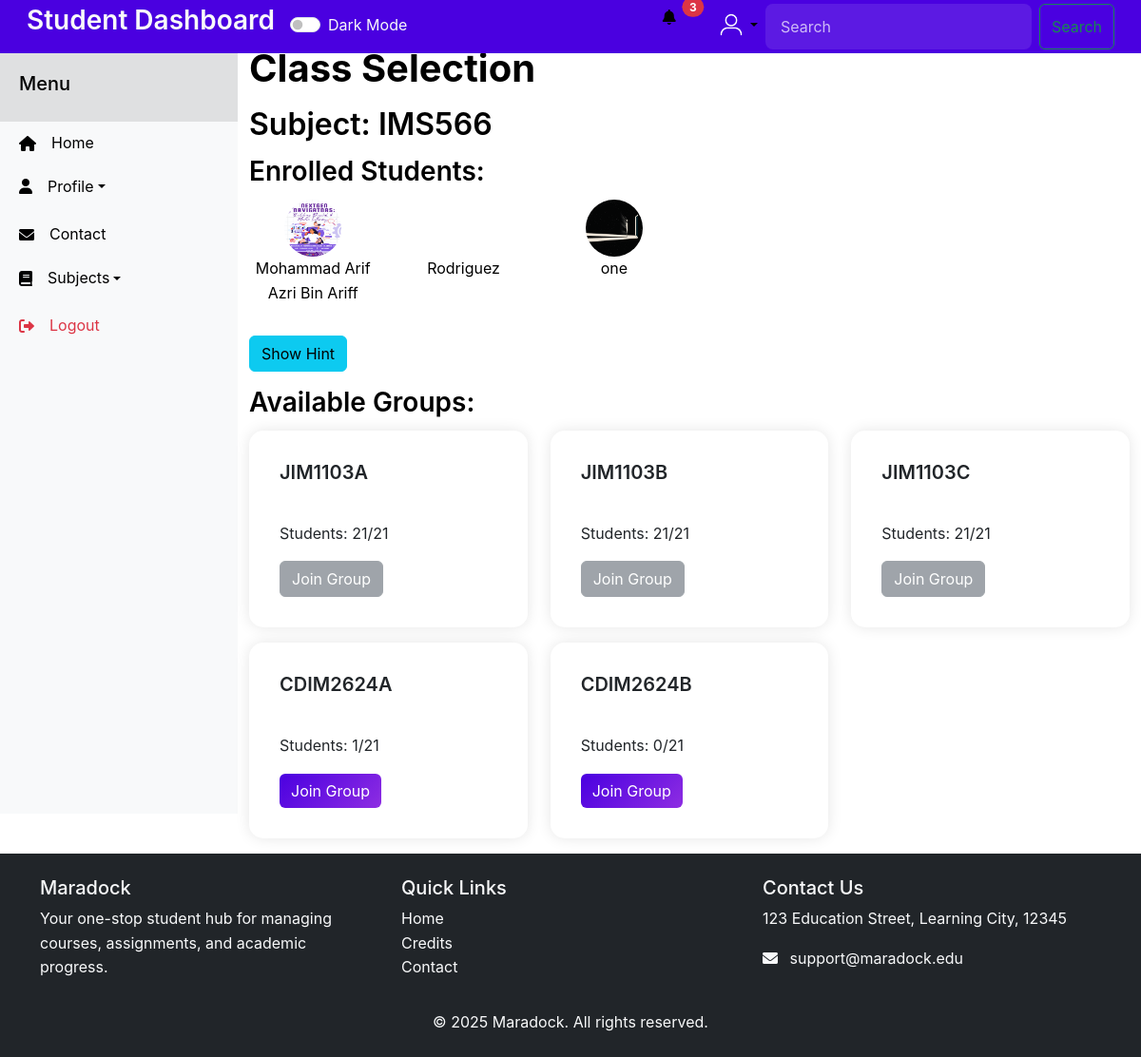
The app's page /pages/student/class_selection.php?class_id=2 (signed in) with its own data.
### tables this page shows
CREATE TABLE `subjects` (
  `id` int NOT NULL,
  `subject_name` varchar(50) NOT NULL,
  `instructor_name` varchar(50) NOT NULL
);

CREATE TABLE `students` (
  `id` int NOT NULL,
  `user_id` int NOT NULL,
  `full_name` varchar(50) NOT NULL,
  `course` varchar(80) NOT NULL,
  `year` int DEFAULT NULL,
  `profile_picture` varchar(255) DEFAULT NULL,
  `phone` varchar(14) DEFAULT NULL,
  `date_of_birth` date DEFAULT NULL,
  `address` text,
  `city` varchar(255) DEFAULT NULL,
  `enrollment_date` date DEFAULT NULL,
  `student_id` varchar(20) DEFAULT NULL
);

CREATE TABLE `subject_groups` (
  `id` int NOT NULL,
  `subject_id` int NOT NULL,
  `group_name` varchar(20) NOT NULL
);

### pages/student/class_selection.php (the view, shortened to what this page needs)
<?php
require_once("../../includes/config/db_connection.php");
$class_id = isset($_GET['class_id']) ? intval($_GET['class_id']) : 0;
$stmt = $conn->prepare("SELECT subject_name FROM subjects WHERE id = ?");
$stmt->bind_param("i", $class_id);
$stmt->execute();
$result = $stmt->get_result();
$subject = $result->fetch_assoc();
$stmt = $conn->prepare("SELECT id, full_name, profile_picture FROM students ORDER BY RAND() LIMIT 5");
$stmt->execute();
$placeholder_students = $stmt->get_result()->fetch_all(MYSQLI_ASSOC);
$stmt = $conn->prepare("SELECT sg.id, sg.group_name, (SELECT COUNT(*) FROM student_groups WHERE subject_group_id = sg.id) AS student_count
FROM subject_groups sg
WHERE sg.subject_id = ?"
);
$stmt->bind_param("i", $class_id);
$stmt->execute();
$groups = $stmt->get_result()->fetch_all(MYSQLI_ASSOC);
$stmt = $conn->prepare("SELECT id, subject_name FROM subjects");
$stmt->execute();
$subjects = $stmt->get_result()->fetch_all(MYSQLI_ASSOC);
?>
<!DOCTYPE html>
<html lang="en">
<head>
    <link href="https://cdn.jsdelivr.net/npm/bootstrap@5.3.3/dist/css/bootstrap.min.css" rel="stylesheet">
    <link rel="stylesheet" href="https://cdnjs.cloudflare.com/ajax/libs/font-awesome/6.0.0/css/all.min.css">
    <link rel="stylesheet" href="../../assets/css/main.css">
    <link rel="stylesheet" href="../../assets/css/pages/student_edit.css">
</head>
<body>
    <?php include '../../includes/components/student_navbar.php'; ?>
    <?php include '../../includes/components/sidebar.php'; ?>
     <div id = "content">
    <div class="container mt-5">
        <h1>Class Selection</h1>
        <?php if ($subject): ?>
            <h2>Subject: <?php echo htmlspecialchars($subject['subject_name']); ?></h2>
            <h3>Enrolled Students:</h3>
            <div class="row">
                <?php foreach ($placeholder_students as $student): ?>
                    <div class="col-md-2 text-center mb-3">
                        <img src="<?php echo !empty($student['profile_picture']) ? $student['profile_picture'] : '../../assets/img/default-avatar.png'; ?>" alt="Profile" class="rounded-circle" style="width: 60px; height: 60px;">
                        <p><?php echo htmlspecialchars($student['full_name']); ?></p>
                    </div>
                <?php endforeach; ?>
            </div>
            <button type="button" class="btn btn-info mb-3" data-bs-toggle="modal" data-bs-target="#hintModal">
                Show Hint
            </button>
            <h3>Available Groups:</h3>
            <div class="row">
                <div class="col-md-4">
                    <div class="card mb-3">
                        <div class="card-body">
                            <h5 class="card-title">JIM1103A</h5>
                            <p class="card-text">Students: 21/21</p>
                            <button class="btn btn-secondary" disabled>Join Group</button>
                        </div>
                    </div>
                </div>
                <div class="col-md-4">
                    <div class="card mb-3">
                        <div class="card-body">
                            <h5 class="card-title">JIM1103B</h5>
                            <p class="card-text">Students: 21/21</p>
                            <button class="btn btn-secondary" disabled>Join Group</button>
                        </div>
                    </div>
                </div>
                <div class="col-md-4">
                    <div class="card mb-3">
                        <div class="card-body">
                            <h5 class="card-title">JIM1103C</h5>
                            <p class="card-text">Students: 21/21</p>
                            <button class="btn btn-secondary" disabled>Join Group</button>
                        </div>
                    </div>
                </div>
                <?php if (!empty($groups)): ?>
                    <?php foreach ($groups as $group): ?>
                        <div class="col-md-4">
                            <div class="card mb-3">
                                <div class="card-body">
                                    <h5 class="card-title"><?php echo htmlspecialchars($group['group_name']); ?></h5>
                                    <p class="card-text">
                                        Students: <?php echo $group['student_count']; ?>/21
                                    </p>
                                    <form method="POST">
                                        <button type="submit" class="btn btn-primary">Join Group</button>
                                    </form>
                                </div>
                            </div>
                        </div>
                    <?php endforeach; ?>
                <?php endif; ?>
            </div>
        <?php else: ?>
            <p>Subject not found.</p>
        <?php endif; ?>
    </div>
</div>
    <?php include '../../includes/components/student_footer.php'; ?>
</body>
</html>

### includes/components/student_navbar.php (shortened to what this page needs)
<nav class="navbar navbar-expand-lg">
  <div class="container-fluid">
      <a href="#" class="navbar-brand text-light">
          <h3>Student Dashboard</h3>
      </a>
      <div class="form-check form-switch">
      <input class="form-check-input" type="checkbox" id="darkModeToggle" />
      <label class="form-check-label text-light" for="darkModeToggle" id = "themeLabel">Dark Mode</label>
     </div>
      <div class="collapse navbar-collapse" id="navbarSupportedContent">
          <ul class="navbar-nav ms-auto mb-2 mb-lg-0">
              <li class="nav-item dropdown me-3">
                  <a class="nav-link" href="#" role="button" data-bs-toggle="dropdown">
                      <i class="fas fa-bell"></i>
                      <span class="position-absolute top-55 start-100 translate-middle badge rounded-pill bg-danger">
                          3
                      </span>
                  </a>
              </li>
              <li class="nav-item dropdown">
                  <a class="nav-link dropdown-toggle d-flex align-items-center" href="#" role="button" data-bs-toggle="dropdown">
                      <div class="avatar-wrapper">
                          <img src="<?php echo !empty($student['profile_picture']) ?'../../' . $student['profile_picture'] : '../../assets/img/default-avatar.png'; ?>"
                               alt="Profile"
                               class="avatar">
                      </div>
                  </a>
              </li>
          </ul>
          <form class="d-flex" role="search">
              <input class="form-control me-2" type="search" placeholder="Search" aria-label="Search">
              <button class="btn btn-outline-success" type="submit">Search</button>
          </form>
      </div>
  </div>
</nav>

### includes/components/sidebar.php (shortened to what this page needs)
<nav id="sidebar">
    <div class="sidebar-header">
        <h5>Menu</h5>
    </div>
    <ul class="list-unstyled components">
        <li>
            <a href="dashboard.php" class="nav-link <?php echo ($current_page == 'dashboard.php') ? 'active' : ''; ?>">
                <i class="fas fa-home me-2"></i>
                <span class="ms-2">Home</span>
            </a>
        </li>
        <li class="nav-item dropdown">
            <a href="#" class="nav-link dropdown-toggle <?php echo ($current_page == 'profile.php' || $current_page == 'add_profile.php') ? 'active' : ''; ?>" data-bs-toggle="dropdown">
                <i class="fas fa-user me-2"></i>
                <span class="ms-2">Profile</span>
            </a>
        </li>
        <li>
            <a href="student_contact.php" class="nav-link <?php echo ($current_page == 'student_contact.php') ? 'active' : ''; ?>">
                <i class="fas fa-envelope me-2"></i>
                <span class="ms-2">Contact</span>
            </a>
        </li>
        <li class="nav-item dropdown">
            <a href="#" class="nav-link dropdown-toggle" data-bs-toggle="dropdown">
                <i class="fas fa-book me-2"></i>
                <span class="ms-2">Subjects</span>
            </a>
        </li>
        <li>
            <a href="../auth/logout.php" class="nav-link text-danger">
                <i class="fas fa-sign-out-alt me-2"></i>
                <span class="ms-2">Logout</span>
            </a>
        </li>
    </ul>
</nav>

### includes/components/student_footer.php (shortened to what this page needs)
<footer class="bg-dark text-light py-4">
    <div class="container">
        <div class="row">
            <div class="col-md-4">
                <h5>Maradock</h5>
                <p>Your one-stop student hub for managing courses, assignments, and academic progress.</p>
            </div>
            <div class="col-md-4">
                <h5>Quick Links</h5>
                <ul class="list-unstyled">
                    <li><a href="../../index.php" class="text-light">Home</a></li>
                    <li><a href="../../credit.php" class="text-light">Credits</a></li>
                    <li><a href="../../contact.php" class="text-light">Contact</a></li>
                </ul>
            </div>
            <div class="col-md-4">
                <h5>Contact Us</h5>
                <p>123 Education Street, Learning City, 12345</p>
                <p>
                    <i class="fas fa-envelope me-2"></i>
                    support@maradock.edu
                </p>
            </div>
        </div>
        <div class="row mt-3">
            <div class="col text-center">
                <p class="mb-0">&copy; <?php echo date('Y'); ?> Maradock. All rights reserved.</p>
            </div>
        </div>
    </div>
</footer>

### assets/css/main.css (style rules this page uses)
#content { flex: 1; width: calc(100% - var(--sidebar-width)); margin-left: var(--sidebar-width); min-height: calc(100vh - var(--navbar-height)); position: relative; transition: var(--transition-speed); }
footer { position: relative; width: 100%; background: #2B2D42; color: #fff; padding: 20px 0; z-index: 1000; margin-left: 0; }

### assets/css/pages/student_edit.css (style rules this page uses)
.card { border: none; box-shadow: 0 0 15px rgba(0,0,0,0.1); border-radius: 15px; overflow: hidden; }
.card-body { padding: 2rem; }
.card-title { color: var(--primary); font-weight: 600; margin-bottom: 1.5rem; padding-bottom: 1rem; border-bottom: 2px solid var(--light-border); }
.form-control, .form-select { border-radius: 8px; padding: 0.75rem 1rem; border: 1px solid var(--light-border); transition: all 0.3s ease; }

### assets/css/base/variables.css (style rules this page uses)
:root { --primary-color: #4a00e0; --secondary-color: #8e2de2; --text-light: #fff; --bg-light: #f8f9fa; --bg-dark: #212529; --hero-gradient-start: #4a00e0; --hero-gradient-end: #8e2de2; --hero-text: #ffffff; --decorative-gradient-1: rgba(74, 0, 224, 0.2); --decorative-gradient-2: rgba(142, 45, 226, 0.2); --category-card-bg: #ffffff; --category-card-text: #333333; --category-card-shadow: rgba(0, 0, 0, 0.1); --navbar-height: 56px; --sidebar-width: 250px; --transition-speed: 0.3s; --box-shadow: 0 2px 4px rgba(0,0,0,0.1); --sidebar-bg: var(--bg-light); --sidebar-text: var(--text-color); --navbar-bg: var(--primary-color); --navbar-bg-dark: var(--bg-dark); }

### assets/css/base/typography.css (style rules this page uses)
h1, .h1 { font-size: 2.5rem; font-weight: 700; margin-bottom: 1rem; }
h2, .h2 { font-size: 2rem; font-weight: 600; margin-bottom: 0.875rem; }
h3, .h3 { font-size: 1.75rem; font-weight: 600; margin-bottom: 0.75rem; }

### assets/css/components/navbar.css (style rules this page uses)
.navbar { position: fixed; top: 0; left: 0; right: 0; z-index: 1030; height: var(--navbar-height); background-color: var(--navbar-bg); padding: 0.5rem 1rem; }
.avatar-wrapper { width: 32px; height: 32px; border-radius: 50%; overflow: hidden; }
.avatar { width: 100%; height: 100%; object-fit: cover; }
.navbar .form-control { background-color: rgba(255, 255, 255, 0.1); border: none; color: var(--text-light); }
.navbar .form-control::placeholder { color: rgba(255, 255, 255, 0.7); }
.form-check-input { cursor: pointer; }
.nav-item.dropdown { position: relative; }

### assets/css/components/sidebar.css (style rules this page uses)
#sidebar { min-width: var(--sidebar-width); max-width: var(--sidebar-width); background: var(--sidebar-bg); color: var(--sidebar-text); position: fixed; left: 0; top: var(--navbar-height); height: 100vh; transition: var(--transition-speed); }
.sidebar-header { padding: 20px; background: rgba(0, 0, 0, 0.1); }
.nav-item { margin-bottom: 5px; }
.nav-link { padding: 10px 20px; color: var(--sidebar-text); display: flex; align-items: center; transition: var(--transition-speed); }
.nav-link i { margin-right: 10px; }

### assets/css/components/buttons.css (style rules this page uses)
.btn-primary { background: linear-gradient(135deg, var(--hero-gradient-start), var(--hero-gradient-end)); border: none; transition: all 0.3s ease; }

### records on screen
subjects: subject_name "IMS566"
students: profile_picture (picture), full_name "Mohammad Arif Azri Bin Ariff"
students: full_name "Rodriguez"
students: profile_picture (picture), full_name "one"
subject_groups: group_name "CDIM2624A", student_count "1"
subject_groups: group_name "CDIM2624B", student_count "0"
